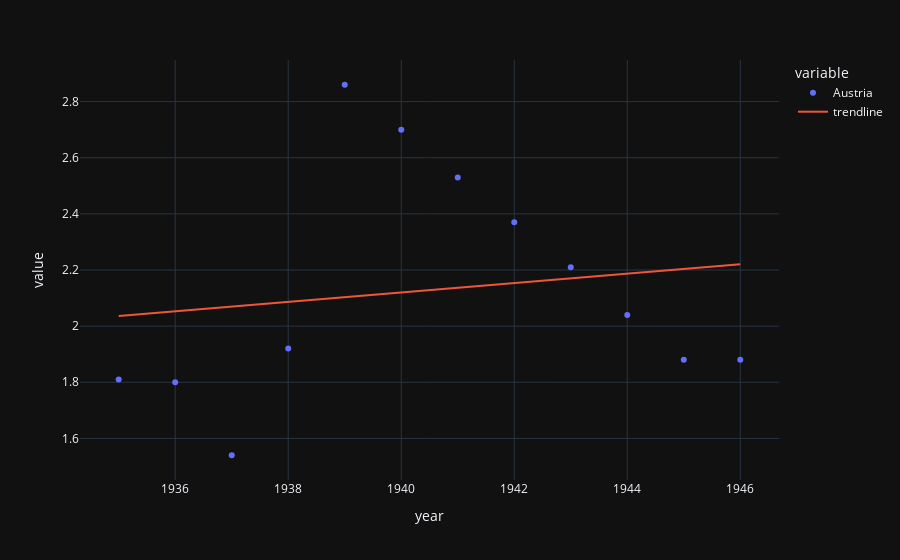
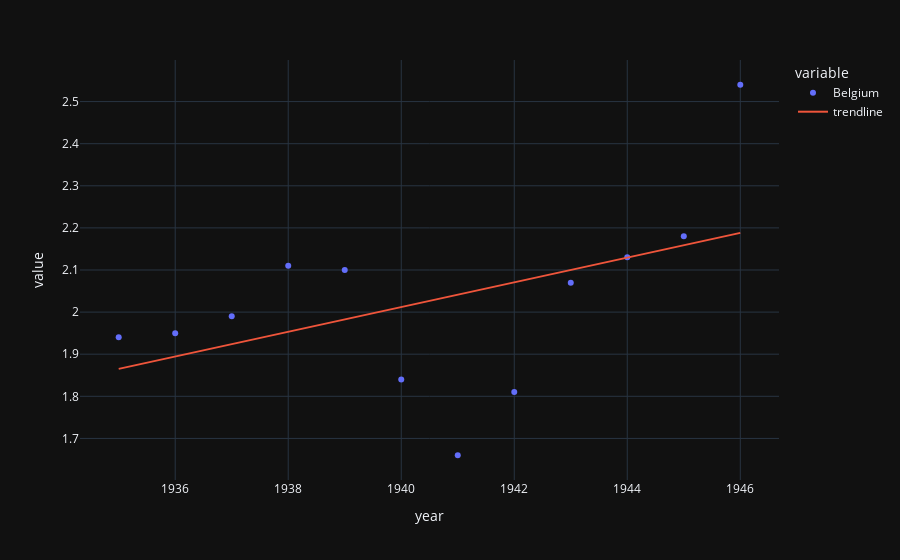
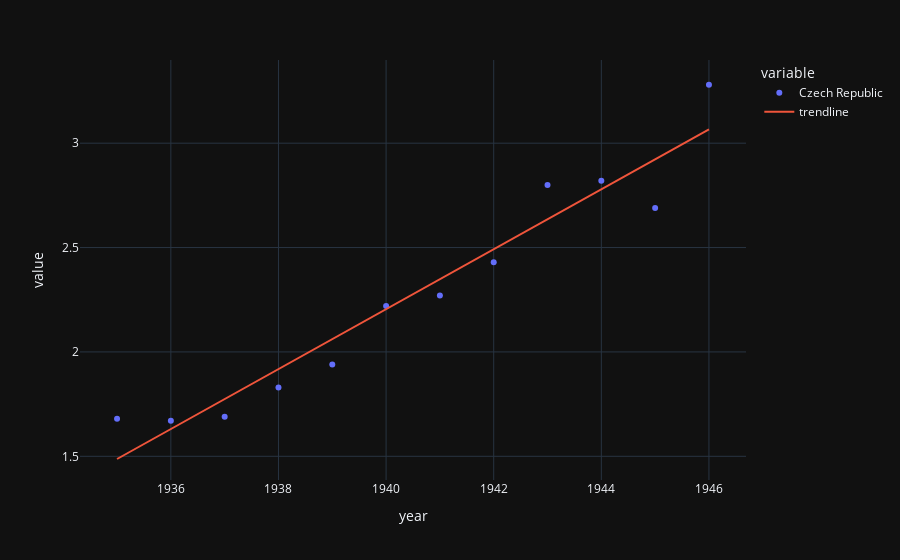
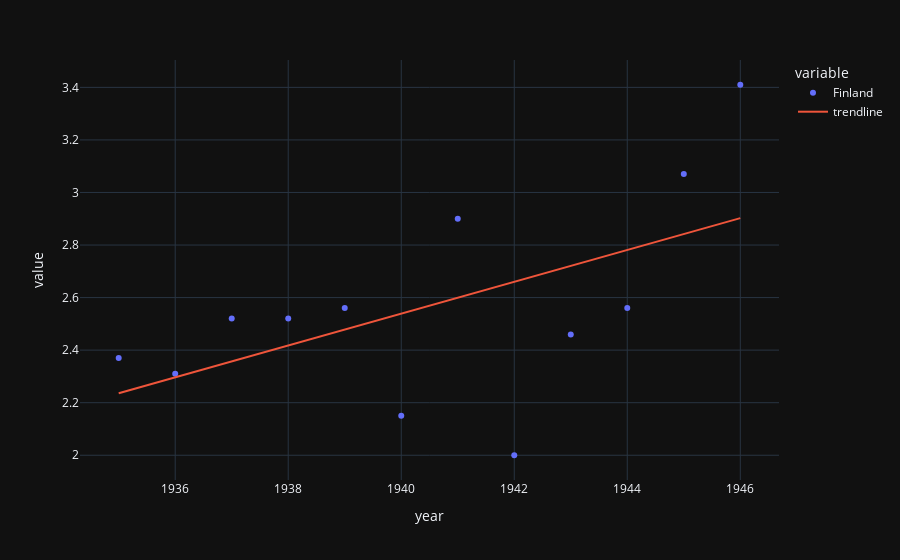

The code cell stored with these charts, in order, in its notebook:
### Markdown cell above
## The impact of the WW2 on the fertility of countries which took big part in WW2 [linear regression on years 1935 - 1946]

### Code cell
from sklearn.linear_model import LinearRegression
# No data for England and Slovakia
ww2_countries=['Poland', 'France', 'Italy', 'Japan', 'Finland', 'Germany',
               'Austria', 'Ukraine', 'Russia', 'Czech Republic', 'Belgium', 'Netherlands', 'Luxembourg', 'USA']
ww2_countries.sort()
ww2_data = formated_data[(formated_data['year'] >= 1935) & (formated_data['year'] <= 1946)].copy()
x = ww2_data[['year']]
for country in ww2_countries:
    cur_data = ww2_data[['year', country]].copy()
    cur_data[country] = cur_data[country].apply(lambda x: float(x))
    y_country = cur_data[country]
    model = LinearRegression()
    model.fit(x, y_country)
    y_pred = model.predict(x)
    cur_data['linear_'+country] = y_pred
    fig = px.scatter(cur_data, x='year', y=[country])
    fig.add_scatter(x=cur_data['year'], y=cur_data['linear_'+country], mode='lines', name='trendline')
    fig.show()

### Figure 1 — Plotly figure (JSON) as saved in the notebook; plotly's stock layout.template omitted (floating-point values rounded to 4 significant figures)
{"data": [{"hovertemplate": "variable=Austria<br>year=%{x}<br>value=%{y}<extra></extra>", "legendgroup": "Austria", "marker": {"color": "#636efa", "symbol": "circle"}, "mode": "markers", "name": "Austria", "orientation": "v", "showlegend": true, "x": [1935, 1936, 1937, 1938, 1939, 1940, 1941, 1942, 1943, 1944, 1945, 1946], "xaxis": "x", "y": [1.81, 1.8, 1.54, 1.92, 2.86, 2.7, 2.53, 2.37, 2.21, 2.04, 1.88, 1.88], "yaxis": "y", "type": "scatter"}, {"mode": "lines", "name": "trendline", "x": [1935, 1936, 1937, 1938, 1939, 1940, 1941, 1942, 1943, 1944, 1945, 1946], "y": [2.036, 2.053, 2.07, 2.086, 2.103, 2.12, 2.137, 2.154, 2.17, 2.187, 2.204, 2.221], "type": "scatter"}], "layout": {"xaxis": {"anchor": "y", "domain": [0.0, 1.0], "title": {"text": "year"}}, "yaxis": {"anchor": "x", "domain": [0.0, 1.0], "title": {"text": "value"}}, "legend": {"title": {"text": "variable"}, "tracegroupgap": 0}, "margin": {"t": 60}}}

### Figure 2 — Plotly figure (JSON) as saved in the notebook; plotly's stock layout.template omitted (floating-point values rounded to 4 significant figures)
{"data": [{"hovertemplate": "variable=Belgium<br>year=%{x}<br>value=%{y}<extra></extra>", "legendgroup": "Belgium", "marker": {"color": "#636efa", "symbol": "circle"}, "mode": "markers", "name": "Belgium", "orientation": "v", "showlegend": true, "x": [1935, 1936, 1937, 1938, 1939, 1940, 1941, 1942, 1943, 1944, 1945, 1946], "xaxis": "x", "y": [1.94, 1.95, 1.99, 2.11, 2.1, 1.84, 1.66, 1.81, 2.07, 2.13, 2.18, 2.54], "yaxis": "y", "type": "scatter"}, {"mode": "lines", "name": "trendline", "x": [1935, 1936, 1937, 1938, 1939, 1940, 1941, 1942, 1943, 1944, 1945, 1946], "y": [1.865, 1.894, 1.924, 1.953, 1.983, 2.012, 2.041, 2.071, 2.1, 2.129, 2.159, 2.188], "type": "scatter"}], "layout": {"xaxis": {"anchor": "y", "domain": [0.0, 1.0], "title": {"text": "year"}}, "yaxis": {"anchor": "x", "domain": [0.0, 1.0], "title": {"text": "value"}}, "legend": {"title": {"text": "variable"}, "tracegroupgap": 0}, "margin": {"t": 60}}}

### Figure 3 — Plotly figure (JSON) as saved in the notebook; plotly's stock layout.template omitted (floating-point values rounded to 4 significant figures)
{"data": [{"hovertemplate": "variable=Czech Republic<br>year=%{x}<br>value=%{y}<extra></extra>", "legendgroup": "Czech Republic", "marker": {"color": "#636efa", "symbol": "circle"}, "mode": "markers", "name": "Czech Republic", "orientation": "v", "showlegend": true, "x": [1935, 1936, 1937, 1938, 1939, 1940, 1941, 1942, 1943, 1944, 1945, 1946], "xaxis": "x", "y": [1.68, 1.67, 1.69, 1.83, 1.94, 2.22, 2.27, 2.43, 2.8, 2.82, 2.69, 3.28], "yaxis": "y", "type": "scatter"}, {"mode": "lines", "name": "trendline", "x": [1935, 1936, 1937, 1938, 1939, 1940, 1941, 1942, 1943, 1944, 1945, 1946], "y": [1.487, 1.631, 1.774, 1.918, 2.061, 2.205, 2.348, 2.492, 2.636, 2.779, 2.923, 3.066], "type": "scatter"}], "layout": {"xaxis": {"anchor": "y", "domain": [0.0, 1.0], "title": {"text": "year"}}, "yaxis": {"anchor": "x", "domain": [0.0, 1.0], "title": {"text": "value"}}, "legend": {"title": {"text": "variable"}, "tracegroupgap": 0}, "margin": {"t": 60}}}

### Figure 4 — Plotly figure (JSON) as saved in the notebook; plotly's stock layout.template omitted (floating-point values rounded to 4 significant figures)
{"data": [{"hovertemplate": "variable=Finland<br>year=%{x}<br>value=%{y}<extra></extra>", "legendgroup": "Finland", "marker": {"color": "#636efa", "symbol": "circle"}, "mode": "markers", "name": "Finland", "orientation": "v", "showlegend": true, "x": [1935, 1936, 1937, 1938, 1939, 1940, 1941, 1942, 1943, 1944, 1945, 1946], "xaxis": "x", "y": [2.37, 2.31, 2.52, 2.52, 2.56, 2.15, 2.9, 2.0, 2.46, 2.56, 3.07, 3.41], "yaxis": "y", "type": "scatter"}, {"mode": "lines", "name": "trendline", "x": [1935, 1936, 1937, 1938, 1939, 1940, 1941, 1942, 1943, 1944, 1945, 1946], "y": [2.236, 2.296, 2.357, 2.418, 2.478, 2.539, 2.599, 2.66, 2.721, 2.781, 2.842, 2.902], "type": "scatter"}], "layout": {"xaxis": {"anchor": "y", "domain": [0.0, 1.0], "title": {"text": "year"}}, "yaxis": {"anchor": "x", "domain": [0.0, 1.0], "title": {"text": "value"}}, "legend": {"title": {"text": "variable"}, "tracegroupgap": 0}, "margin": {"t": 60}}}
